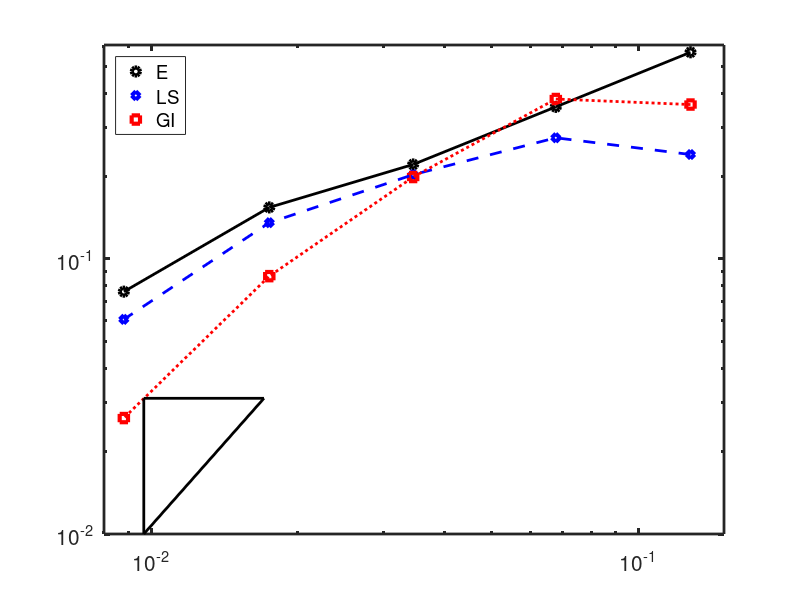

The MATLAB script that drew this image: (Note: this script raises an error after producing the figure.)
%shape = 'quads';
%shape = 'triangles';
shape = 'voronoi';

switch shape
    case 'triangles'
%%%%%%%%%%%%%%%%%Triangles

h = [0.10101525445522107, 0.05018856132284956, 0.025141822757713456, 0.012525468249897755,...
     0.006261260829309998];
%at T = 10
%Relative Errors
%H1ElectricError   = [1.8264236664409103e-13, 1.2603008753614207e-13, 9.451755622655552e-14, 1.899965958302663e-14, 2.5771037369531976e-14];

%H1MagneticError   = [0.017587221510313302, 0.004736375161172553, 0.0014378566847645005, 0.0005305941758074996, 0.0002284356141592416];

%LSElectricError   = [1.5239963394052508e-13, 8.433919012013731e-14, 1.6921584480311475e-14, 2.933176784399617e-14, 4.601033333371091e-14];

%LSMagneticError   = [0.005103084317165196, 0.001857505654707116, 0.000839287240094878, 0.00043972530813441547, 0.00021749882299918895];

%PiecewiseElectric = [1.5745818304685657e-13, 1.0277316217015574e-13, 1.8219501456536164e-14, 2.6176284166876285e-14, 4.030409175422782e-14];

%PiecewiseMagnetic = [0.0037630061634813827, 0.0016210678916073037, 0.0008076051878031844, 0.00043579326056339933, 0.0002169325273292151];
%a T = 0.001
H1ElectricError   = [0.48874354214183974, 0.2324394772633422, 0.1741828387123998, 0.11787093529460302, 0.051087885163097];

H1MagneticError   = [0.00011483640545102537, 0.0001678616973624867, 0.000276681676024497, 0.0003875737928460475, 0.00032156229368384895];

LSElectricError   = [0.43449851065181944, 0.3752469987298846, 0.1955246052879086, 0.08112255760378784, 0.02559525996818712];

LSMagneticError   = [0.0005210643726138162, 0.0011020987987984505, 0.0010139074055721487, 0.0007384327153073039, 0.00041109126454675813];

PiecewiseElectric = [0.36861401892812384, 0.3494295416558225, 0.20445023170911208, 0.08863572640126705, 0.028008281350552833];

PiecewiseMagnetic = [0.00037747007156849053, 0.0008222163479924281, 0.0008880053771100764, 0.0007084827082902744, 0.0004062655726561863];


set(gca,'FontSize',15)
hold on
%Pick a basis point for the triangle
xseed = 0.9*h(5)+h(4)*0.1;
yseed = 0.01*0.25+0.001*.75;
%desiredSlope Of triangle
slope = 2;
%Another x point
xnext = h(4);


b = log10(yseed/(xseed^slope));


ynext = 10^(b)*xnext^slope;


x = [xseed, xseed,xnext,ynext];
%secondtitle = 'Triangles';




%Plotting the electric field
figure(1)
clf
loglog(h,H1ElectricError,'o','LineWidth',3,'color','k');
hold on
loglog(h,LSElectricError,'d','LineWidth',3,'color','b');
loglog(h,PiecewiseElectric,'s','Linewidth',3,'color','r');
loglog(h,H1ElectricError,'LineWidth',2,'Color','k');
loglog(h,LSElectricError,'--','LineWidth',2,'Color','b');
loglog(h,PiecewiseElectric,':','Linewidth',2,'Color','r');

set(gca,'FontSize',15)
set(gca,'linewidth',2)
hold on
%Pick a basis point for the triangle
xseed = 0.9*h(5)+h(4)*0.1;
%yseed = 0.00005;
yseed = 0.06;
%desiredSlope Of triangle
slope = 2;
%Another x point
xnext = h(4);


b = log10(yseed/(xseed^slope));


ynext = 10^(b)*xnext^slope;


x = [xseed, xseed, xnext, xseed];
y = [yseed, ynext, ynext, yseed];

loglog(x,y,'LineWidth',2,'Color','k')

%text(xseed*0.7+0.3*xnext,ynext+0.003,'1','Fontsize',15)
%text(xseed-0.001,0.5*yseed+0.5*ynext,'2','Fontsize',15)





%title('Triangular Mesh')





%Now the ticks
%The x-axis
leftaxis = 0.005;
rightaxis = 0.13;
upaxis    = 0.6;
downaxis  = 0.01
%upaxis = 1e-12;
%downaxis = 1e-14;

axis([leftaxis rightaxis downaxis upaxis])

legend('E','LS', 'GI')
legend('Location','northwest')

%Plotting The magnetic Field
test = imread('TriangularMesh.png'); 
axes('position',[0.657 0.145 0.225 0.25]); 
imagesc(test)
set(gca,'YTickLabel',[]);
set(gca,'XTickLabel',[]);
figure(2)
clf
loglog(h,H1MagneticError,'o','LineWidth',3,'color','k')
hold on
loglog(h,LSMagneticError,'d','LineWidth',3,'color','b')
loglog(h,PiecewiseMagnetic,'s','Linewidth',3,'color','r');
loglog(h,H1MagneticError,'LineWidth',2,'Color','k')
loglog(h,LSMagneticError,'--','LineWidth',2,'Color','b')
loglog(h,PiecewiseMagnetic,':','Linewidth',2,'Color','r');
set(gca,'FontSize',15)
set(gca,'linewidth',2)

hold on

%Pick a basis point for the triangle
xseed = h(4)*0.05+0.95*h(5);
%yseed = 0.0004;
yseed = 0.0006;
%desiredSlope Of triangle
slope = 1;
%Another x point
xnext = h(4);


b = log10(yseed/(xseed^slope));


ynext = 10^(b)*xnext^slope;


x = [xseed, xseed, xnext, xseed];
y = [yseed, ynext, ynext, yseed];

loglog(x,y,'LineWidth',2,'Color','k')


%text(xseed*0.7+0.3*xnext,ynext+0.01+0.01+0.01+0.01,'1','FontSize',15)
%text(xseed-0.0015/1.5,0.5*yseed+0.5*ynext,'1','FontSize',15)










%title('Triangular Mesh')
%xlabel('Mesh Size')
%ylabel('Error On Magnetic Field')


%axis([0.01-0.005 0.1+0.01 0.1+0.1 3])

leftaxis = 0.005;
rightaxis = 0.13;
downaxis = 0.0001;
upaxis = 0.02;


axis([leftaxis rightaxis downaxis upaxis])
%xlabel('Mesh Size')

ax = log10(leftaxis);
bx = log10(rightaxis);
tx = ax:(bx-ax)/10:bx;
tx = 10.^(tx);
ay = log10(downaxis);
by = log10(upaxis);
ty = ay:(by-ay)/10:by;
ty = 10.^(ty);

legend('E','LS','GI')
legend('Location','northwest')
%xticks(tx)
%yticks(ty)

%grid on
test = imread('TriangularMesh.png'); 
%axes('position',[0.657 0.145 0.225 0.25]); 
axes('position',[0.657 0.6 0.225 0.25]); 
imagesc(test)
set(gca,'YTickLabel',[]);
set(gca,'XTickLabel',[]);




























    case 'quads'
%%%%%%%%%%%%%%%%%%%PerturbedSquares
%h = [0.471405,0.235702,0.122975,0.0614875,0.0310816,0.0155408,0.00779781];
%The above was the older mesh-size

h = [0.16666666666666666, 0.08333333333333333, 0.043478260869565216, 0.021739130434782608,...
     0.010989010989010988];%, 0.005494505494505494,0.0027548209366391185];

%Relative Errors at T= 10
%H1ElectricError   = [2.7267586675653347e-14, 4.03314515737159e-14, 2.927438879556675e-14, 8.49980390217845e-15, 2.2959124731702042e-14];

%H1MagneticError   = [0.01558606216129967, 0.0041936058209108475, 0.0011853151440921195, 0.0003139996652133379, 9.892311480015528e-05];

%LSElectrciError   = [3.2672825947694215e-14, 2.048776422368143e-14, 8.725948753593509e-15, 1.6671539366358945e-14, 3.721414968979269e-14];

%LSMagneticError   = [0.007308257122218176, 0.0019222788124186676, 0.0005538252002841316, 0.00016236760701665836, 6.417161822471675e-05];

%PiecewiseElectric = [3.249455751265355e-14, 3.0593655720520954e-14, 7.898639885694773e-15, 2.5354706207923002e-14, 4.512693980079316e-14];

%PiecewiseMagnetic = [0.003745093493200769, 0.0010306922171819293, 0.0003221715233975197, 0.0001164921807566515, 5.721021737016075e-05];
%at T = 0.001
H1ElectricError   = [0.4001833324710447, 0.15730490544440484, 0.07325607117403106, 0.0363202085424494, 0.018686353487175508];

H1MagneticError   = [7.448553568903115e-05, 6.859588720819212e-05, 7.419458194388571e-05, 7.817367847723205e-05, 7.989026960269859e-05];

LSElectrciError   = [0.2216880313700157, 0.08105625680830125, 0.043273953508541005, 0.02582779100011497, 0.01350808314642758];

LSMagneticError   = [5.781334906835979e-05, 7.01240477168165e-05, 8.092060220251564e-05, 8.645198113891991e-05, 7.789667660187231e-05];

PiecewiseElectric = [0.12639604803263138, 0.0908528954727615, 0.051382561472738265, 0.022949058488054726, 0.008484068846564084];

PiecewiseMagnetic = [6.186554423130265e-05, 0.00015197079073428515, 0.00016778617231439185, 0.0001419596315359794, 9.962756816970764e-05];
figure(1)

clf

loglog(h,H1ElectricError,'o','LineWidth',3,'color','k')
hold on
loglog(h,LSElectricError,'d','LineWidth',3,'color','b')
loglog(h,PiecewiseElectric,'s','Linewidth',3,'color','r');
loglog(h,H1ElectricError,'LineWidth',2,'Color','k')
loglog(h,LSElectricError,'--','LineWidth',2,'Color','b')
loglog(h,PiecewiseElectric,':','Linewidth',2,'color','r');
%loglog(h,10^(1)*h.^(1.8))
hold on
%Pick a basis point for the triangle
xseed = 0.95*h(5)+0.05*h(4);
yseed = 0.000025;
%desiredSlope Of triangle
slope = 2;
%Another x point
xnext = h(4);


b = log10(yseed/(xseed^slope));


ynext = 10^(b)*xnext^slope;


x = [xseed, xseed, xnext, xseed];
y = [yseed, ynext, ynext, yseed];

loglog(x,y,'r','LineWidth',2,'Color','k')
set(gca,'FontSize',15)
set(gca,'linewidth',2)
%text(xseed*0.7+0.3*xnext,ynext+0.002,'1','FontSize',15)
%text(xseed-0.002,0.5*yseed+0.5*ynext,'2','FontSize',15)




%title('Perturbed Quadrilateral Mesh')
%axis([0.01 0.25 (0.001+0.0001)/2 .15])
%xlabel('Mesh Size')
%ylabel('Error On Electric Field')

leftaxis = 0.009;
rightaxis = 0.18;
%downaxis = 5e-15;
%upaxis = 2e-13;
downaxis = 0.005;
upaxis   = 0.6;
axis([leftaxis rightaxis downaxis upaxis])


ax = log10(leftaxis);
bx = log10(rightaxis);
tx = ax:(bx-ax)/10:bx;
tx = 10.^(tx);
ay = log10(downaxis);
by = log10(upaxis);
ty = ay:(by-ay)/10:by;
ty = 10.^(ty);

legend('E','LS', 'GI')
legend('Location','northwest')
%xti16cks(tx)
%yticks(ty)

test = imread('PerturbedSquaresMesh.png'); 
axes('position',[0.657 0.145 0.225 0.25]); 
imagesc(test)
set(gca,'YTickLabel',[]);
set(gca,'XTickLabel',[]);



%grid on



%Plotting The magnetic Field

figure(2)
clf
loglog(h,H1MagneticError,'o','LineWidth',3,'color','k')
hold on
loglog(h,LSMagneticError,'d','LineWidth',3,'color','b')
loglog(h,PiecewiseMagnetic,'s','Linewidth',3,'color','r');
loglog(h,H1MagneticError,'LineWidth',2,'Color','k')
loglog(h,LSMagneticError,'--','LineWidth',2,'Color','b')
loglog(h,PiecewiseMagnetic,':','Linewidth',2,'color','r');

hold on

%Pick a basis point for the triangle
xseed = h(4)*0.05+0.95*h(5);
%yseed = 0.0005;
yseed = 0.5;
%desiredSlope Of triangle
slope = 1;
%Another x point
xnext = h(4);


b = log10(yseed/(xseed^slope));


ynext = 10^(b)*xnext^slope;


x = [xseed, xseed, xnext, xseed];
y = [yseed, ynext, ynext, yseed];

loglog(x,y,'LineWidth',2,'Color','k')


%text(xseed*0.7+0.3*xnext,ynext+0.01+0.01,'1','FontSize',15)
%text(xseed-0.0015,0.5*yseed+0.5*ynext,'1','FontSize',15)

set(gca,'FontSize',15)
set(gca,'linewidth',2)







%title('Perturbed Quadrilateral Mesh')
%xlabel('Mesh Size')
%ylabel('Error On Magnetic Field')
%axis([0.01 0.25 0.75*10^(-1)+0.25*0.01 1])
%grid on

leftaxis = 0.009;
rightaxis = 0.18;
downaxis = 0.000025;
upaxis = 0.018;

axis([leftaxis rightaxis downaxis upaxis])


ax = log10(leftaxis);
bx = log10(rightaxis);
tx = ax:(bx-ax)/10:bx;
tx = 10.^(tx);
ay = log10(downaxis);
by = log10(upaxis);
ty = ay:(by-ay)/10:by;
ty = 10.^(ty);



%xticks(tx)
%yticks(ty)


legend('E','LS','GI')
legend('Location','northwest')
test = imread('PerturbedSquaresMesh.png'); 
%axes('position',[0.657 0.145 0.225 0.25]);
axes('position',[0.657 0.6 0.225 0.25]); 
imagesc(test)
set(gca,'YTickLabel',[]);
set(gca,'XTickLabel',[]);
    case 'voronoi'
%%%%%%%%%%%%%%%%%%%%%%%%%%Voronoi

%h = [0.12803687993289598, 0.06772854614785964, 0.03450327796711771, 0.017476749542968805,...
%     0.008787156237382746];%, 0.004419676355414694,0.0022139558199118672];

%ElectricError = [0.4846671385368301, 0.17629056352803815, 0.0894535222510598, 0.013677866376455412,...
%    0.006616196310031363];

%MagneticError = [4.418879142501644, 2.4900590603987354, 1.2075527434363857, 0.5879063547722386,...
% 0.276556530752596];

h = [0.12803687993289598, 0.06772854614785964, 0.03450327796711771, 0.017476749542968805,0.008787156237382746];

%Relative Errors T = 10
%H1ElectricError   = [1.8797408072739968e-13, 1.8821346562922054e-13, 9.012194276752477e-05, 2.148529459704335e-05, 2.0511389455556706e-05];

%H1MagneticError   = [0.010779205273439429, 0.004237469191569036, 0.0014320154362075649, 0.0006728843023403707, 0.0003117634597221462];

%LSElectricError   = [1.6122733407768606e-13, 1.6041244994909393e-13, 0.0001854833326538939, 2.202155533671619e-05, 2.1664693085355392e-05];

%LSMagneticError   = [0.005066000784448221, 0.002120176619194025, 0.0010707824905052618, 0.0005635051458849925, 0.0002680255372191208];

%PiecewiseElectric = [1.1924594932743207e-13, 5.125210722136945e-08, 0.00022083459624554238, 9.854325999171794e-05, 4.0850541950503805e-05];

%PiecewiseMagnetic = [0.0028334185602056517, 0.0018302200399655019, 0.000889347760477469, 0.0004664211675678181, 0.00021958469607669622];

%T = 0.001
H1ElectricError   = [0.5645073666737741, 0.3573885511949236, 0.22068027586924627, 0.15402222503592145, 0.07607148840414828];

H1MagneticError   = [0.00039678106050693434, 0.0006153583067013272, 0.0007713827747413531, 0.0005530789787687338, 0.0004144089903016284];

LSElectricError   = [0.23980732007908334, 0.2759025481338045, 0.20258934570092071, 0.13549639978934805, 0.060316641752222136];

LSMagneticError   = [0.0002739624453643498, 0.0007756695424956423, 0.0008207291786216266, 0.0005935674833043064, 0.00040375463309435];

PiecewiseElectric = [0.3644447257582212, 0.3817105834690293, 0.19863967154758588, 0.08662247612455808, 0.02639833166289505];

PiecewiseMagnetic = [0.0007578055429542914, 0.001472562962940294, 0.0012334312974678992, 0.0007958185139008276, 0.0004184853291384077];
figure(1)

clf

loglog(h,H1ElectricError,'o','LineWidth',3,'color','k')
hold on
loglog(h,LSElectricError,'d','LineWidth',3,'color','b')
loglog(h,PiecewiseElectric,'s','Linewidth',3,'color','r');
loglog(h,H1ElectricError,'LineWidth',2,'Color','k')
loglog(h,LSElectricError,'--','LineWidth',2,'Color','b')
loglog(h,PiecewiseElectric,':','Linewidth',2,'color','r');
hold on
%Pick a basis point for the triangle
xseed = 0.9*h(5)+h(4)*0.1;
%yseed = 0.0124;
%yseed = 0.00015;
yseed = 0.01;
%desiredSlope Of triangle
slope = 2;
%Another x point
xnext = h(4)*0.95+0.05*h(5);


b = log10(yseed/(xseed^slope));


ynext = 10^(b)*xnext^slope;


x = [xseed, xseed, xnext, xseed];
y = [yseed, ynext, ynext, yseed];

loglog(x,y,'LineWidth',2,'Color','k')

%text(xseed*0.7+0.3*xnext,ynext+0.001+0.0035,'1','FontSize',15)
%text(xseed-0.0012,0.5*yseed+0.5*ynext,'2','FontSize',15)
set(gca,'FontSize',15)
set(gca,'linewidth',2)



%title('Voronoi Tesselation')





%Now the ticks
%The x-axis
%leftaxis = 0.0077;
%rightaxis = 0.1+0.05;
%upaxis = 0.55;
%downaxis = 0.0048;

leftaxis  = 0.008;
rightaxis = 0.15;
%upaxis = 9e-4;
%downaxis = 6e-14;
upaxis = 0.6;
downaxis = 0.01;
axis([leftaxis rightaxis downaxis upaxis])
%xlabel('Mesh Size')

ax = log10(leftaxis);
bx = log10(rightaxis);
tx = ax:(bx-ax)/10:bx;
tx = 10.^(tx);
ay = log10(downaxis);
by = log10(upaxis);
ty = ay:(by-ay)/10:by;
ty = 10.^(ty);

%ylabel('Error On Electric Field')

%xticks(tx)
%yticks(ty)
%grid on

legend('E','LS','GI')
legend('Location','northwest')


test = imread('VoronoiMesh.png'); 
%axes('position',[0.15 0.35 0.25 0.25]);
axes('position',[0.6 0.15 0.25 0.25]); 
imagesc(test)
set(gca,'YTickLabel',[]);
set(gca,'XTickLabel',[]);


%Plotting The magnetic Field

figure(2)
clf
loglog(h,H1MagneticError,'o','LineWidth',3,'color','k')
hold on
loglog(h,LSMagneticError,'d','LineWidth',3,'color','b')
loglog(h,PiecewiseMagnetic,'s','Linewidth',3,'color','r');
loglog(h,H1MagneticError,'LineWidth',2,'Color','k')
loglog(h,LSMagneticError,'--','LineWidth',2,'Color','b')
loglog(h,PiecewiseMagnetic,':','Linewidth',2,'color','r');


hold on

%Pick a basis point for the triangle
%xseed = h(4)*0.25+0.75*h(5);
%yseed = 0.45;
xseed = 0.95*h(5)+0.05*h(4);
yseed = 0.0015;
%desiredSlope Of triangle
slope = 1;
%Another x point
%xnext = h(4);
xnext = h(5)*0.05+0.95*h(4);


b = log10(yseed/(xseed^slope));


ynext = 10^(b)*xnext^slope;


x = [xseed, xseed, xnext, xseed];
y = [yseed, ynext, ynext, yseed];

loglog(x,y,'LineWidth',2,'Color','k')


%text(xseed*0.7+0.3*xnext,ynext+0.01+0.01+0.01+0.01+0.01,'1','FontSize',15)
%text(xseed-0.0015/1.5,0.5*yseed+0.5*ynext,'1','fontSize',15)




set(gca,'FontSize',15)
set(gca,'linewidth',2)




%title('Voronoi Tesselation')
%xlabel('Mesh Size')
%ylabel('Error On Magnetic Field')


%axis([0.01-0.005 0.1+0.01 0.1+0.1 3])

%leftaxis = 0.0068*.99+0.01*0.119;
%rightaxis = 0.15;
%downaxis = 0.25;
%upaxis = 5;
leftaxis = 0.008;
rightaxis = 0.15;
downaxis = 0.0001;
upaxis = 0.04;
axis([leftaxis rightaxis downaxis upaxis])
%xlabel('Mesh Size')

ax = log10(leftaxis);
bx = log10(rightaxis);
tx = ax:(bx-ax)/10:bx;
tx = 10.^(tx);
ay = log10(downaxis);
by = log10(upaxis);
ty = ay:(by-ay)/10:by;
ty = 10.^(ty);

%xticks(tx)
%yticks(ty)

%grid on
legend('E','LS','GI')
legend('Location','northwest')

test = imread('VoronoiMesh.png'); 
%axes('position',[0.657 0.145 0.225 0.25]);
axes('position',[0.657 0.6 0.225 0.25]); 
imagesc(test)
set(gca,'YTickLabel',[]);
set(gca,'XTickLabel',[]);
end